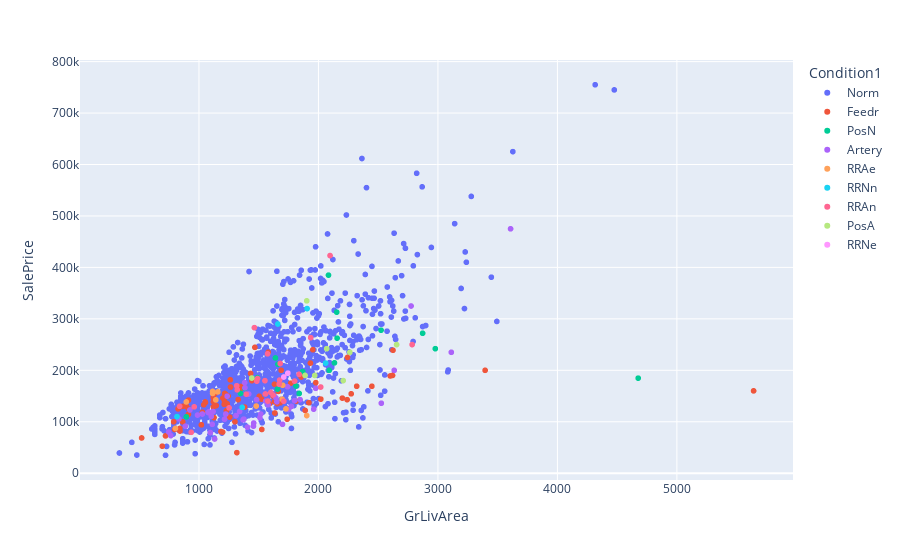

The code cell stored with this chart in its notebook:
### Code cell
fig = px.scatter(df_train
                , x=df_train.GrLivArea
                , y=df_train.SalePrice
                , color='Condition1'
                , hover_data=['Id', 'SaleType']
                )
fig.show()

### Figure 1 — Plotly figure (JSON) as saved in the notebook; plotly's stock layout.template omitted (floating-point values rounded to 4 significant figures; data arrays with more than 128 entries replaced by an {"elided": "..."} marker saying what was removed)
{"data": [{"customdata": {"elided": "1260x2 mixed values"}, "hovertemplate": "Condition1=Norm<br>GrLivArea=%{x}<br>SalePrice=%{y}<br>Id=%{customdata[0]}<br>SaleType=%{customdata[1]}<extra></extra>", "legendgroup": "Norm", "marker": {"color": "#636efa", "symbol": "circle"}, "mode": "markers", "name": "Norm", "showlegend": true, "type": "scattergl", "x": {"elided": "1260 int values"}, "xaxis": "x", "y": {"elided": "1260 int values"}, "yaxis": "y"}, {"customdata": {"elided": "81x2 mixed values"}, "hovertemplate": "Condition1=Feedr<br>GrLivArea=%{x}<br>SalePrice=%{y}<br>Id=%{customdata[0]}<br>SaleType=%{customdata[1]}<extra></extra>", "legendgroup": "Feedr", "marker": {"color": "#EF553B", "symbol": "circle"}, "mode": "markers", "name": "Feedr", "showlegend": true, "type": "scattergl", "x": [1262, 520, 1317, 1526, 840, 1382, 1224, 912, 1632, 1468, 2243, 1215, 841, 1588, 1953, 1184, 788, 1620, 2624, 1198, 1135, 1214, 864, 1244, 1664, 825, 1126, 1029, 1120, 1054, 1350, 3395, 796, 1812, 1144, 912, 1301, 912, 2020, 1342, 1768, 1688, 1855, 1120, 2320, 1505, 2240, 1236, 2274, 2200, 1978, 1121, 1635, 1230, 1680, 1264, 1632, 1040, 1200, 1442, 894, 1020, 1580, 1258, 1432, 1211, 1933, 2620, 864, 1889, 1524, 1920, 2447, 1328, 1052, 5642, 720, 1656, 693, 2601, 1738], "xaxis": "x", "y": [181500, 68500, 40000, 85000, 87000, 128500, 153337, 125000, 139000, 244600, 225000, 155000, 82000, 134432, 240000, 81000, 100000, 150000, 239000, 79900, 155000, 140000, 129900, 150000, 159000, 125000, 108000, 118500, 147000, 137500, 168500, 200000, 85000, 140000, 131400, 142000, 100000, 114500, 144000, 161500, 175000, 200000, 187000, 129000, 169000, 149500, 142953, 135000, 154300, 145900, 176000, 139000, 117000, 121600, 136905, 167500, 173000, 133000, 146000, 179900, 130000, 94000, 235128, 108959, 194000, 134000, 214000, 190000, 99900, 122000, 144000, 137000, 169000, 143000, 138500, 160000, 72500, 135000, 52500, 189000, 104900], "yaxis": "y"}, {"customdata": [[8, "WD"], [129, "WD"], [325, "WD"], [329, "WD"], [398, "WD"], [436, "ConLw"], [524, "New"], [611, "WD"], [649, "WD"], [826, "New"], [871, "WD"], [894, "WD"], [962, "WD"], [1007, "WD"], [1045, "WD"], [1142, "WD"], [1162, "WD"], [1272, "WD"], [1347, "WD"]], "hovertemplate": "Condition1=PosN<br>GrLivArea=%{x}<br>SalePrice=%{y}<br>Id=%{customdata[0]}<br>SaleType=%{customdata[1]}<extra></extra>", "legendgroup": "PosN", "marker": {"color": "#00cc96", "symbol": "circle"}, "mode": "markers", "name": "PosN", "showlegend": true, "type": "scattergl", "x": [2090, 1348, 2978, 2134, 1812, 1661, 4676, 2153, 1839, 2084, 894, 1383, 2872, 1657, 2524, 1868, 1640, 1489, 2156], "xaxis": "x", "y": [200000, 155000, 242000, 214500, 169500, 212000, 184750, 313000, 155000, 385000, 109500, 165000, 272000, 163500, 278000, 197500, 224000, 185750, 262500], "yaxis": "y"}, {"customdata": [[9, "WD"], [10, "WD"], [69, "WD"], [109, "WD"], [143, "WD"], [156, "WD"], [183, "WD"], [186, "WD"], [198, "WD"], [203, "COD"], [261, "WD"], [265, "WD"], [308, "WD"], [313, "WD"], [353, "ConLw"], [414, "WD"], [423, "WD"], [468, "WD"], [492, "WD"], [495, "WD"], [506, "COD"], [584, "WD"], [618, "WD"], [631, "WD"], [652, "WD"], [659, "WD"], [672, "WD"], [787, "WD"], [844, "WD"], [845, "WD"], [875, "WD"], [891, "WD"], [992, "WD"], [1015, "WD"], [1029, "WD"], [1053, "WD"], [1064, "WD"], [1073, "WD"], [1150, "WD"], [1178, "WD"], [1187, "WD"], [1223, "WD"], [1351, "WD"], [1371, "WD"], [1388, "CWD"], [1405, "WD"], [1428, "WD"], [1439, "WD"]], "hovertemplate": "Condition1=Artery<br>GrLivArea=%{x}<br>SalePrice=%{y}<br>Id=%{customdata[0]}<br>SaleType=%{customdata[1]}<extra></extra>", "legendgroup": "Artery", "marker": {"color": "#ab63fa", "symbol": "circle"}, "mode": "markers", "name": "Artery", "showlegend": true, "type": "scattergl", "x": [1774, 1077, 747, 1517, 1385, 1096, 1340, 3608, 3112, 1310, 1382, 764, 1406, 1118, 1111, 1028, 988, 1644, 1578, 886, 1960, 2775, 832, 1750, 1510, 1458, 1369, 1652, 1800, 1416, 1131, 924, 1742, 1082, 1376, 1977, 1103, 1456, 1482, 1224, 1699, 1846, 2634, 1374, 2526, 1214, 1558, 1236], "xaxis": "x", "y": [129900, 118000, 80000, 115000, 166000, 79000, 120000, 475000, 235000, 112000, 176000, 73000, 89500, 119900, 95000, 115000, 113000, 146500, 133000, 91300, 124500, 325000, 105500, 124000, 108000, 97500, 103600, 139000, 141000, 153900, 66500, 122900, 168000, 119200, 105000, 165000, 110500, 91500, 143000, 115000, 95000, 143000, 200000, 105000, 136000, 105000, 140000, 149700], "yaxis": "y"}, {"customdata": [[19, "WD"], [61, "New"], [145, "ConLI"], [207, "WD"], [326, "WD"], [699, "WD"], [715, "WD"], [846, "WD"], [1217, "WD"], [1239, "WD"], [1342, "WD"]], "hovertemplate": "Condition1=RRAe<br>GrLivArea=%{x}<br>SalePrice=%{y}<br>Id=%{customdata[0]}<br>SaleType=%{customdata[1]}<extra></extra>", "legendgroup": "RRAe", "marker": {"color": "#FFA15A", "symbol": "circle"}, "mode": "markers", "name": "RRAe", "showlegend": true, "type": "scattergl", "x": [1114, 1158, 1728, 1696, 803, 894, 1479, 1701, 1902, 1141, 1114], "xaxis": "x", "y": [159000, 158000, 125000, 143900, 87000, 138500, 130500, 171000, 112000, 142500, 155000], "yaxis": "y"}, {"customdata": [[53, "WD"], [532, "WD"], [933, "WD"], [942, "WD"], [1210, "New"]], "hovertemplate": "Condition1=RRNn<br>GrLivArea=%{x}<br>SalePrice=%{y}<br>Id=%{customdata[0]}<br>SaleType=%{customdata[1]}<extra></extra>", "legendgroup": "RRNn", "marker": {"color": "#19d3f3", "symbol": "circle"}, "mode": "markers", "name": "RRNn", "showlegend": true, "type": "scattergl", "x": [816, 1362, 1905, 2060, 1660], "xaxis": "x", "y": [110000, 128000, 320000, 214000, 290000], "yaxis": "y"}, {"customdata": [[64, "WD"], [185, "WD"], [223, "WD"], [290, "WD"], [346, "WD"], [380, "WD"], [461, "New"], [543, "WD"], [587, "WD"], [590, "WD"], [644, "WD"], [665, "New"], [714, "WD"], [752, "WD"], [923, "New"], [966, "New"], [975, "WD"], [1003, "WD"], [1072, "WD"], [1100, "COD"], [1168, "WD"], [1225, "WD"], [1261, "WD"], [1387, "WD"], [1404, "WD"], [1431, "WD"]], "hovertemplate": "Condition1=RRAn<br>GrLivArea=%{x}<br>SalePrice=%{y}<br>Id=%{customdata[0]}<br>SaleType=%{customdata[1]}<extra></extra>", "legendgroup": "RRAn", "marker": {"color": "#FF6692", "symbol": "circle"}, "mode": "markers", "name": "RRAn", "showlegend": true, "type": "scattergl", "x": [1710, 1252, 1552, 1396, 1577, 1800, 1935, 1680, 838, 935, 1620, 2097, 960, 1320, 1316, 1484, 2019, 1574, 1556, 1601, 1671, 1490, 1675, 2784, 1464, 1838], "xaxis": "x", "y": [140000, 127000, 179900, 153575, 140200, 179000, 263435, 213250, 130000, 79500, 152000, 423000, 129000, 162000, 169990, 178900, 167500, 232000, 154000, 157000, 173000, 184000, 181000, 250000, 282922, 192140], "yaxis": "y"}, {"customdata": [[67, "WD"], [294, "WD"], [447, "WD"], [472, "WD"], [860, "WD"], [935, "WD"], [998, "WD"], [1311, "WD"]], "hovertemplate": "Condition1=PosA<br>GrLivArea=%{x}<br>SalePrice=%{y}<br>Id=%{customdata[0]}<br>SaleType=%{customdata[1]}<extra></extra>", "legendgroup": "PosA", "marker": {"color": "#B6E880", "symbol": "circle"}, "mode": "markers", "name": "PosA", "showlegend": true, "type": "scattergl", "x": [2207, 2263, 1888, 1969, 2654, 2069, 1442, 1902], "xaxis": "x", "y": [180000, 235000, 190000, 190000, 250000, 242000, 185000, 335000], "yaxis": "y"}, {"customdata": [[238, "WD"], [470, "WD"]], "hovertemplate": "Condition1=RRNe<br>GrLivArea=%{x}<br>SalePrice=%{y}<br>Id=%{customdata[0]}<br>SaleType=%{customdata[1]}<extra></extra>", "legendgroup": "RRNe", "marker": {"color": "#FF97FF", "symbol": "circle"}, "mode": "markers", "name": "RRNe", "showlegend": true, "type": "scattergl", "x": [1744, 1710], "xaxis": "x", "y": [194500, 187000], "yaxis": "y"}], "layout": {"legend": {"title": {"text": "Condition1"}, "tracegroupgap": 0}, "margin": {"t": 60}, "xaxis": {"anchor": "y", "domain": [0, 1], "title": {"text": "GrLivArea"}}, "yaxis": {"anchor": "x", "domain": [0, 1], "title": {"text": "SalePrice"}}}}
